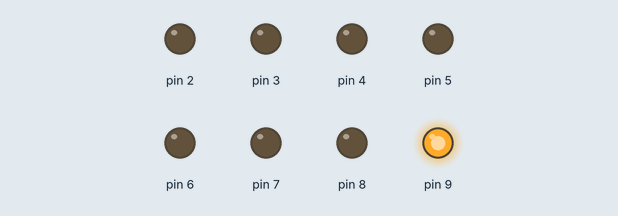
The sketch below on a simulated Arduino Uno, built with avr-gcc and run on an emulated ATmega328P. Parts: output pins drawn as LEDs (lit = HIGH).

Above: at 0.05 s.
At 0.49 s:
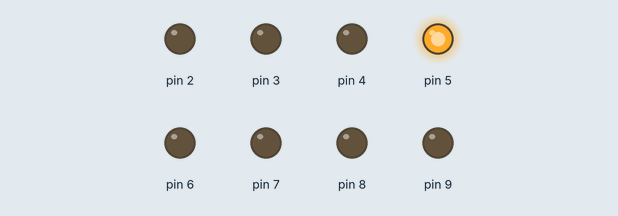
At 0.82 s:
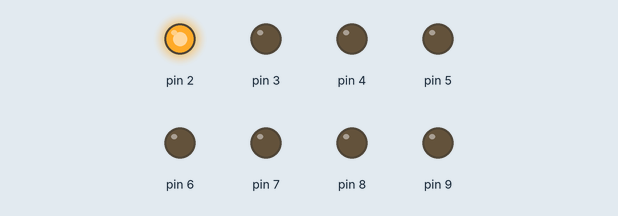
At 1.7 s:
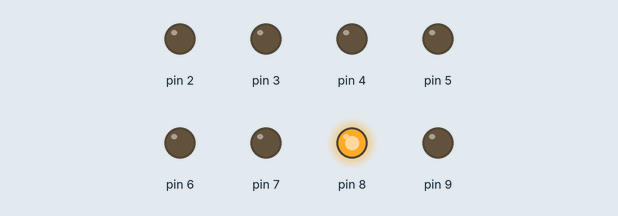
At 2.58 s:
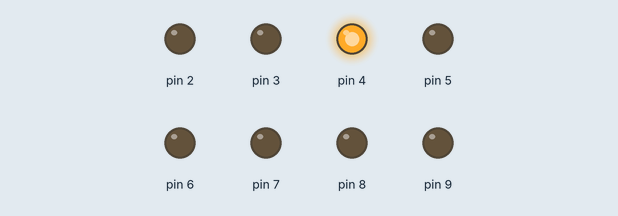
At 3.46 s:
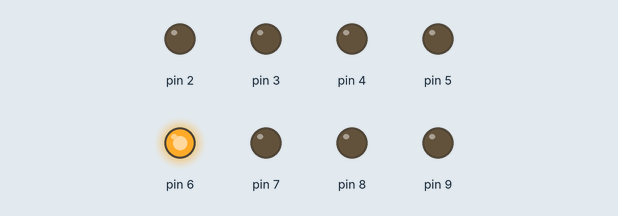
Timing chart, 0 to 3.8 s (numbered marks = the images above):
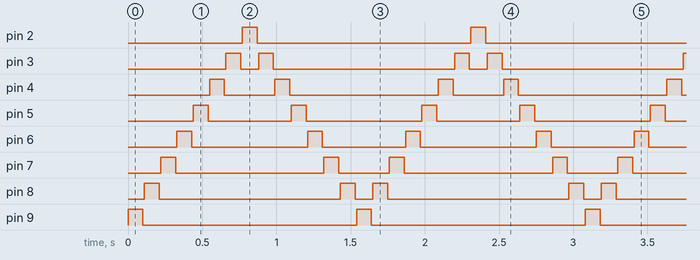

Measured:
- by itself, pin 2, pin 9: alternates HIGH for 0.10 s and LOW for 1.4 s
- by itself, pin 3: repeats every 1.5 s: LOW 0.12 s, HIGH 0.10 s, LOW 1.2 s, HIGH 0.10 s
- by itself, pin 4: repeats every 1.5 s: LOW 0.34 s, HIGH 0.10 s, LOW 1.0 s, HIGH 0.10 s
- by itself, pin 5: repeats every 1.5 s: LOW 0.56 s, HIGH 0.10 s, LOW 0.78 s, HIGH 0.10 s
- by itself, pin 6: repeats every 1.5 s: LOW 0.78 s, HIGH 0.10 s, LOW 0.56 s, HIGH 0.10 s
- by itself, pin 7: repeats every 1.5 s: LOW 1.0 s, HIGH 0.10 s, LOW 0.34 s, HIGH 0.10 s
- by itself, pin 8: repeats every 1.5 s: LOW 1.2 s, HIGH 0.10 s, LOW 0.12 s, HIGH 0.10 s

The sketch:

sketch_mar11b.ino
```cpp
#include <ISADefinitions.h>

void setup() {
  for(int i = 0; i < 8; i++)
    pinMode(LEDS[i], OUTPUT);
}

void loop()
{
  for(int i = 0; i < 8; i++)
   {
      digitalWrite(LEDS[i], HIGH);
      delay(100);
      digitalWrite(LEDS[i], LOW);
      delay(10);
   }
   for(int i = 6; i > 0; i--)
   {
      digitalWrite(LEDS[i], HIGH);
      delay(100);
      digitalWrite(LEDS[i], LOW);
      delay(10);
   }

}
```
